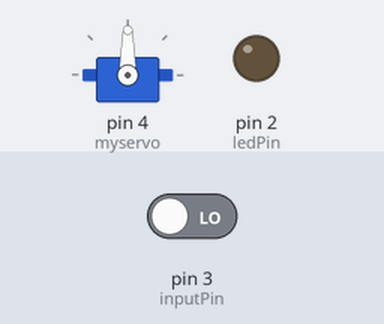
Simulated run of this sketch. Board: Arduino Uno, built with avr-gcc and run on an emulated ATmega328P. Parts: servo, output pins drawn as LEDs (lit = HIGH). The test bench sets the inputs (shaded band); at power-on: pin 3 (inputPin) LOW.

Above: at 1.2 s.
1.3 s: pin 3 (inputPin) driven HIGH
At 1.7 s:
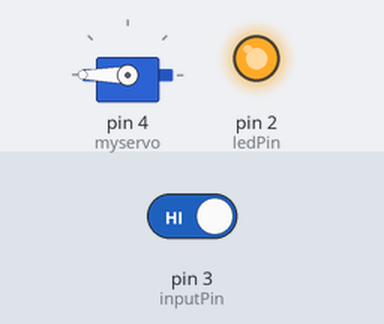
2.8 s: pin 3 (inputPin) driven LOW
At 3.1 s:
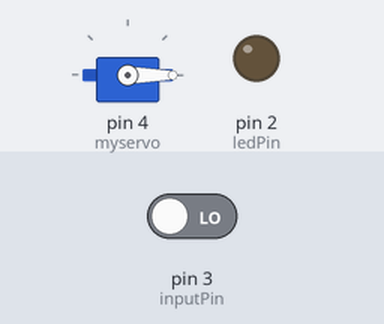
Timing chart, 0 to 5.8 s (numbered marks = the images above; inputs shaded):
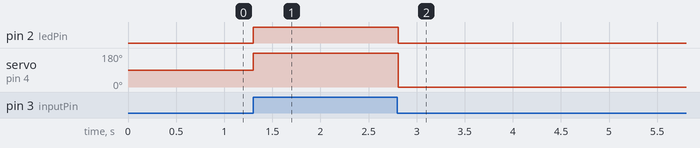

Measured:
- after the input at 1.3 s, pin 2 (ledPin): LOW → HIGH at once; servo on pin 4 (myservo): 90° → 180° at once
- after the input at 2.8 s, pin 2 (ledPin): HIGH → LOW at once; servo on pin 4 (myservo): 180° → 0° at once

The sketch:

uselessboox.ino
```cpp
#include <Servo.h>
Servo myservo;
#define inputPin 3
#define ledPin 2
#define On HIGH
#define Off LOW

void setup() {
  // put your setup code here, to run once:
  pinMode(inputPin, INPUT);
  pinMode(ledPin, OUTPUT);
  myservo.attach(4);
}

void loop() {
  // put your main code here, to run repeatedly:
  int inputState = digitalRead(inputPin);
  int ledState = digitalRead(ledPin);
  if (inputState == On && ledState == Off){
    digitalWrite (ledPin, On);
    myservo.write(180);
    delay(15);
  }
  else if (inputState == On && ledState == On){
    NULL;
  }
  else if (inputState == Off && ledState == On){
    digitalWrite (ledPin, Off);
    myservo.write(0);
    delay(15);
  }
  else if (inputState == Off && ledState == Off){
    NULL;
  }
  delay(10);
}
```
